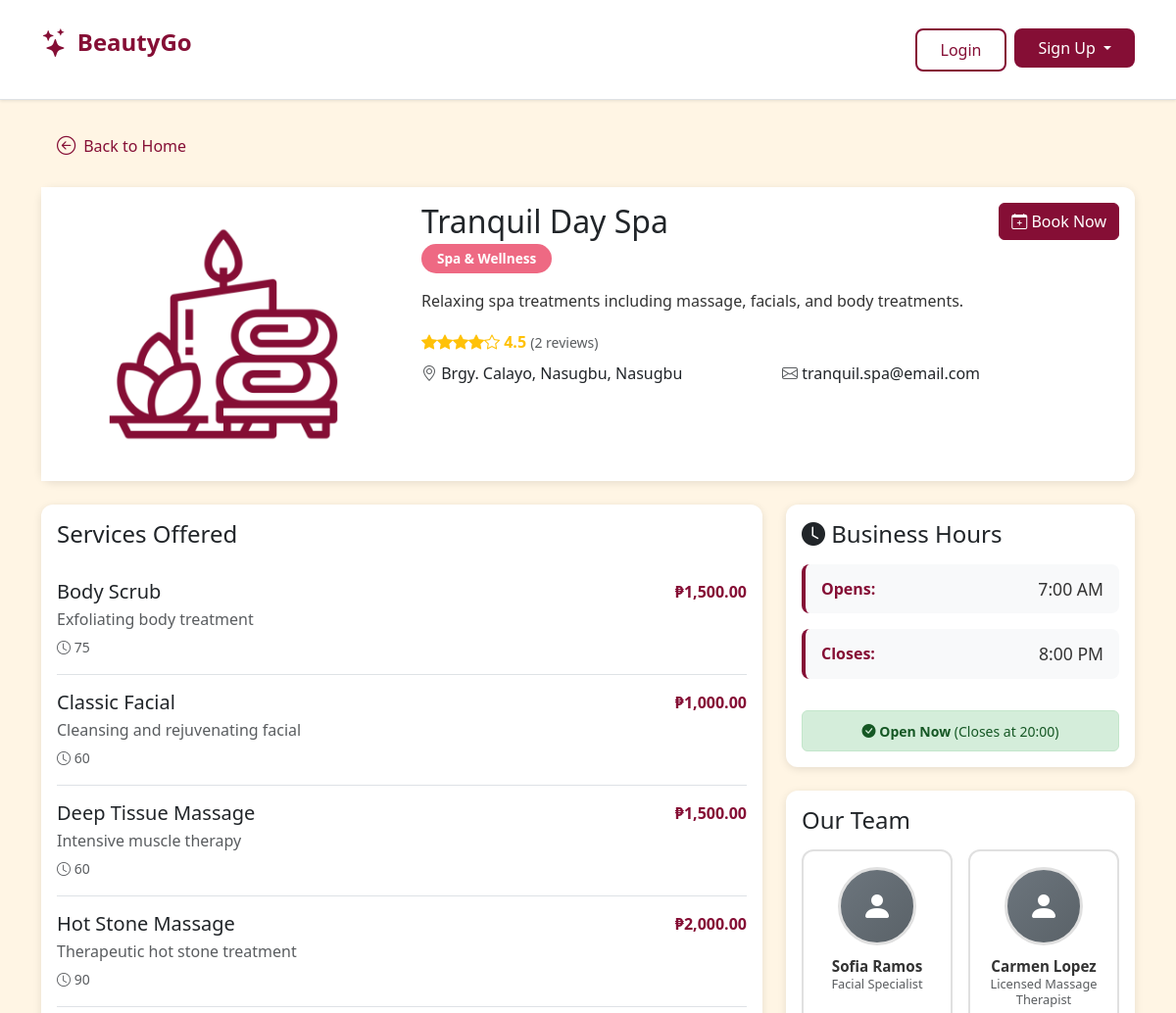
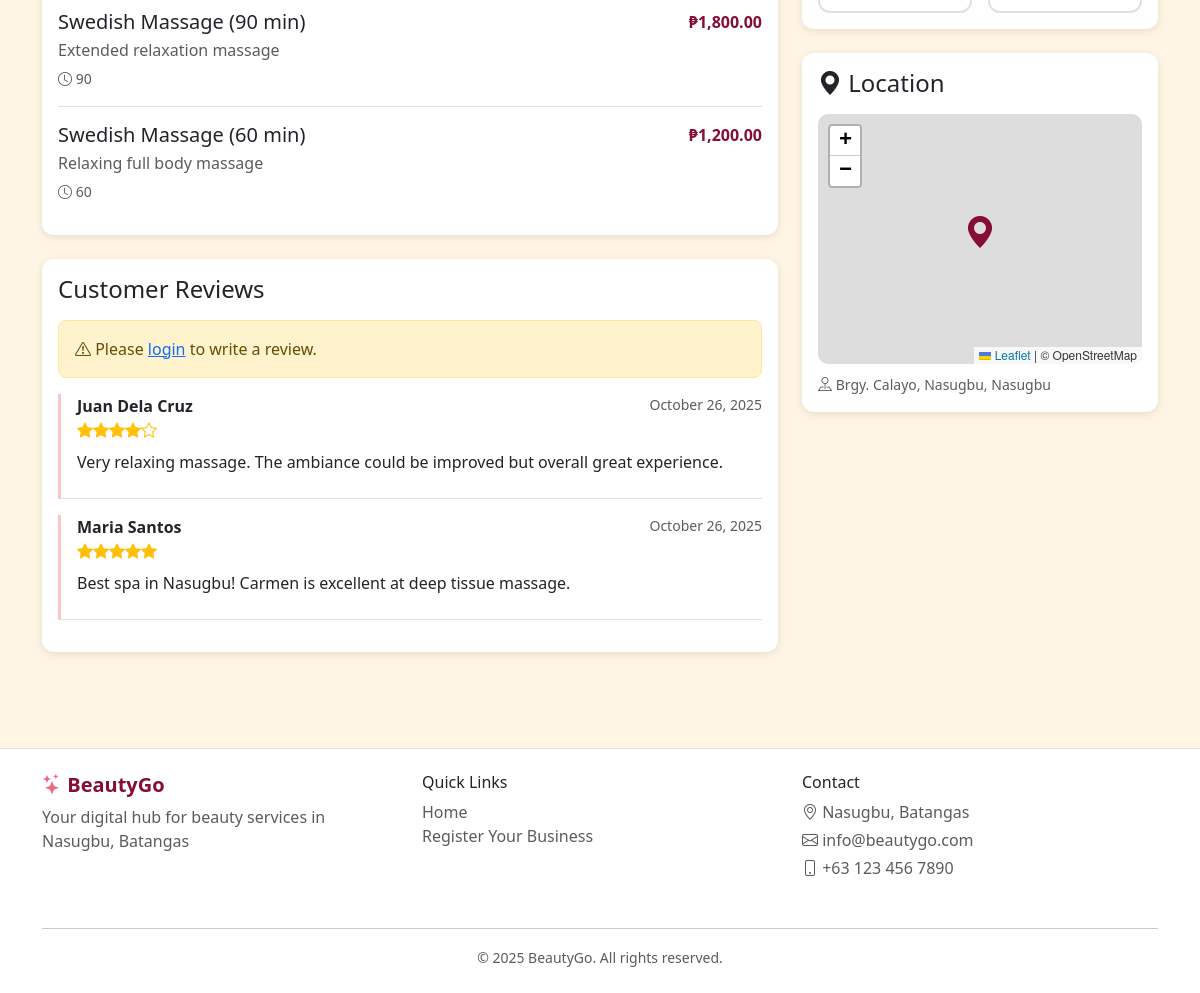
/business-detail.php?id=2, run on the app's committed database (2 pictures, top to bottom).
### tables this page shows
CREATE TABLE `businesses` (
  `business_id` int(11) NOT NULL,
  `business_name` varchar(255) DEFAULT NULL,
  `business_type` varchar(255) DEFAULT NULL,
  `business_desc` text DEFAULT NULL,
  `business_num` varchar(255) DEFAULT NULL,
  `business_email` varchar(255) DEFAULT NULL,
  `business_password` varchar(255) DEFAULT NULL,
  `business_address` varchar(255) DEFAULT NULL,
  `opening_hour` time NOT NULL,
  `closing_hour` time NOT NULL,
  `city` varchar(50) NOT NULL,
  `location` point DEFAULT NULL
);

CREATE TABLE `services` (
  `service_id` int(11) NOT NULL,
  `business_id` int(11) DEFAULT NULL,
  `service_name` varchar(255) DEFAULT NULL,
  `service_type` varchar(255) DEFAULT NULL,
  `service_desc` text DEFAULT NULL,
  `cost` decimal(10,2) DEFAULT NULL COMMENT 'Price in PHP',
  `duration` int(11) DEFAULT NULL COMMENT 'Duration in minutes'
);

CREATE TABLE `reviews` (
  `review_id` int(11) NOT NULL,
  `customer_id` int(11) DEFAULT NULL,
  `business_id` int(11) DEFAULT NULL,
  `review_date` timestamp NULL DEFAULT current_timestamp() COMMENT 'when it was created',
  `rating` decimal(2,1) DEFAULT NULL,
  `review_text` text DEFAULT NULL,
  `review_img1` longblob DEFAULT NULL,
  `review_img2` longblob DEFAULT NULL,
  `review_img3` longblob DEFAULT NULL,
  `review_img4` longblob DEFAULT NULL,
  `review_img5` longblob DEFAULT NULL
);

CREATE TABLE `customers` (
  `customer_id` int(11) NOT NULL,
  `fname` varchar(255) DEFAULT NULL,
  `mname` varchar(255) DEFAULT NULL,
  `surname` varchar(255) DEFAULT NULL,
  `cstmr_num` varchar(255) DEFAULT NULL,
  `cstmr_email` varchar(255) DEFAULT NULL,
  `cstmr_password` varchar(255) DEFAULT NULL,
  `cstmr_address` varchar(255) DEFAULT NULL,
  `registration_date` timestamp NOT NULL DEFAULT current_timestamp(),
  `profile_pic` longblob DEFAULT NULL
);

CREATE TABLE `employees` (
  `employ_id` int(11) NOT NULL,
  `service_id` int(11) DEFAULT NULL,
  `business_id` int(11) DEFAULT NULL,
  `employ_fname` varchar(255) NOT NULL,
  `employ_lname` varchar(255) NOT NULL,
  `employ_bio` text DEFAULT NULL,
  `specialization` varchar(50) NOT NULL,
  `skills` varchar(255) NOT NULL,
  `employ_status` varchar(255) NOT NULL,
  `employ_img` longblob DEFAULT NULL
);

### business-detail.php (the view, shortened to what the rows shown need)
<?php
require_once 'backend/function_utilities.php';
require_once 'backend/function_businesses.php';
require_once 'backend/function_services.php';
require_once 'backend/function_employees.php';
require_once 'backend/function_reviews.php';
$businessId = $_GET['id'] ?? '';
$business = getBusinessById($businessId);
$services = getBusinessServices($businessId);
$staff = getBusinessEmployees($businessId);
$reviews = getBusinessReviews($businessId);
$albumImages = [];
if (empty($albumImages)) {
    $defaultImages = [
        'hair salon' => 'resources/salon.png',
        'spa & wellness' => 'resources/spa.png',
        'barbershop' => 'resources/barbers.png',
        'beauty clinic' => 'resources/clinic.png',
        'nail salon' => 'resources/nails.png'
    ];
    $businessType = strtolower($business['business_type'] ?? 'salon');
    $defaultImage = $defaultImages[$businessType] ?? 'resources/default.png';
    $albumImages = [$defaultImage];
}
include 'includes/header.php';
?>
<link rel="stylesheet" href="css/business-detail.css">
<link rel="stylesheet" href="https://unpkg.com/leaflet@1.9.4/dist/leaflet.css" />
<main>
    <div class="container my-4">
        <div class="card mb-4">
            <div class="row g-0">
                <div class="col-md-4">
                    <div class="slideshow-container">
                        <div class="slides-wrapper">
                            <?php foreach ($albumImages as $index => $image): ?>
                                <div class="slide <?php echo $index === 0 ? 'active' : ''; ?>">
                                    <img src="<?php echo htmlspecialchars($image); ?>" alt="<?php echo htmlspecialchars($business['business_name']); ?> - Image <?php echo $index + 1; ?>">
                                </div>
                            <?php endforeach; ?>
                        </div>
                    </div>
                </div>
                <div class="col-md-8">
                    <div class="card-body">
                        <div class="d-flex justify-content-between align-items-start mb-3">
                            <div>
                                <h2 class="mb-1"><?php echo htmlspecialchars($business['business_name']); ?></h2>
                                <span class="badge badge-rose"><?php echo ucfirst($business['business_type']); ?></span>
                            </div>
                                <?php if (isBusinessLoggedIn()): ?>
                                    <span class="badge bg-secondary" style="padding: 10px 20px; font-size: 14px;">
                                        <i class="bi bi-info-circle"></i> Business View Only
                                    </span>
                                <?php elseif (isCustomerLoggedIn()): ?>
                                    <a href="booking.php?business_id=<?php echo $business['business_id']; ?>" class="btn btn-primary">
                                        <i class="bi bi-calendar-plus"></i> Book Now
                                    </a>
                                <?php else: ?>
                                    <button class="btn btn-primary" onclick="showLoginModal(event)">
                                    </button>
                                <?php endif; ?>
                        </div>
                        <p class="business-description"><?php echo htmlspecialchars($business['business_desc'] ?? ''); ?></p>
                        <div class="mb-2">
                            <div class="rating mb-2">
                            </div>
                        </div>
                        <div class="row">
                            <div class="col-md-6">
                                <p class="mb-2">
                                    <i class="bi bi-geo-alt text-muted"></i>
                                    <?php echo htmlspecialchars($business['business_address'] ?? ''); ?><?php if (!empty($business['city'])) echo ', ' . htmlspecialchars($business['city']); ?>
                                </p>
                            </div>
                            <div class="col-md-6">
                                <p class="mb-2">
                                    <i class="bi bi-envelope text-muted"></i>
                                    <?php echo htmlspecialchars($business['business_email'] ?? ''); ?>
                                </p>
                            </div>
                        </div>
                    </div>
                </div>
            </div>
        </div>
        <div class="row">
            <div class="col-lg-8">
                <div class="card mb-4">
                    <div class="card-body">
                        <?php if (empty($services)): ?>
                            <div class="empty-state py-3">
                                <i class="bi bi-clipboard-x"></i>
                                <p>No services listed yet</p>
                            </div>
                        <?php else: ?>
                            <?php foreach ($services as $service): ?>
                                <div class="service-item">
                                    <div class="d-flex justify-content-between align-items-start">
                                        <div>
                                            <h5 class="mb-1"><?php echo htmlspecialchars($service['service_name']); ?></h5>
                                            <p class="text-muted mb-1"><?php echo htmlspecialchars($service['service_desc'] ?? ''); ?></p>
                                            <small class="text-muted">
                                                <i class="bi bi-clock"></i> <?php echo htmlspecialchars($service['duration']); ?>
                                            </small>
                                        </div>
                                        <div class="text-end">
                                            <strong style="color: var(--color-burgundy);">₱<?php echo number_format($service['cost'], 2); ?></strong>
                                        </div>
                                    </div>
                                </div>
                            <?php endforeach; ?>
                        <?php endif; ?>
                    </div>
                </div>
                <div class="card mb-4" id="reviews">
                    <div class="card-body">
                        <?php if (empty($reviews)): ?>
                            <div class="empty-state py-3">
                                <i class="bi bi-chat-square-text"></i>
                                <p>No reviews yet. Be the first to review!</p>
                            </div>
                        <?php else: ?>
                            <?php foreach ($reviews as $review): ?>
                                <div class="review-item mb-3 pb-3 border-bottom">
                                    <div class="d-flex justify-content-between align-items-start mb-2">
                                        <div>
                                            <strong><?php echo htmlspecialchars(($review['customer_fname'] ?? '') . ' ' . ($review['customer_lname'] ?? '')); ?></strong>
                                            <div class="rating">
                                                <?php
                                                for ($i = 1; $i <= 5; $i++) {
                                                    if ($i <= ($review['rating'] ?? 0)) {
                                                        echo '<i class="bi bi-star-fill"></i>';
                                                    } else {
                                                        echo '<i class="bi bi-star"></i>';
                                                    }
                                                }
                                                ?>
                                            </div>
                                        </div>
                                        <small class="text-muted"><?php echo formatDate($review['review_date'] ?? ''); ?></small>
                                    </div>
                                    <p class="mb-2"><?php echo htmlspecialchars($review['review_text'] ?? ''); ?></p>
                                </div>
                            <?php endforeach; ?>
                        <?php endif; ?>
                    </div>
                </div>
            </div>
            <div class="col-lg-4">
                <div class="card mb-4">
                    <div class="card-body">
                        <?php
                        $openingHour = $business['opening_hour'] ?? null;
                        $closingHour = $business['closing_hour'] ?? null;
                        if (!empty($openingHour) && !empty($closingHour)):
                        ?>
                            <div class="business-hours">
                                <div class="hours-item">
                                    <strong>Opens:</strong>
                                    <span class="hours-time"><?php echo date('g:i A', strtotime($openingHour)); ?></span>
                                </div>
                                <div class="hours-item">
                                    <strong>Closes:</strong>
                                    <span class="hours-time"><?php echo date('g:i A', strtotime($closingHour)); ?></span>
                                </div>
                                <div class="hours-status mt-3 p-2 rounded text-center" id="businessStatus">
                                    <small id="statusText"></small>
                                </div>
                            </div>
                        <?php else: ?>
                            <div class="empty-state py-3">
                                <p class="text-muted">Business hours not available</p>
                            </div>
                        <?php endif; ?>
                    </div>
                </div>
<div class="card mb-4">
    <div class="card-body">
        <?php if (empty($staff)): ?>
            <div class="empty-state py-3">
                <i class="bi bi-people"></i>
                <p>No staff listed yet</p>
            </div>
        <?php else: ?>
            <div class="staff-grid">
                <?php foreach ($staff as $member): ?>
                    <?php
                    $employeeName = trim(($member['employ_fname'] ?? '') . ' ' . ($member['employ_lname'] ?? '')) ?: 'Staff Member';
                    $imageDataUrl = '';
                    $memberData = [
                        'employ_id' => $member['employ_id'] ?? '',
                        'employ_fname' => $member['employ_fname'] ?? '',
                        'employ_lname' => $member['employ_lname'] ?? '',
                        'specialization' => $member['specialization'] ?? 'No specialization',
                        'skills' => $member['skills'] ?? 'No skills listed',
                        'employ_bio' => $member['employ_bio'] ?? 'No bio available',
                        'employ_status' => $member['employ_status'] ?? 'available',
                        'employ_img_url' => $imageDataUrl
                    ];
                    $memberDataJson = htmlspecialchars(json_encode($memberData), ENT_QUOTES, 'UTF-8');
                    ?>
                    <div class="staff-member"
                         onclick='openStaffModal(<?php echo $memberDataJson; ?>)'
                         role="button"
                         tabindex="0"
                         onkeypress="if(event.key==='Enter') openStaffModal(<?php echo $memberDataJson; ?>)">
                        <?php if (!empty($imageDataUrl)): ?>
                            <img src="<?php echo htmlspecialchars($imageDataUrl); ?>"
                                 alt="<?php echo htmlspecialchars($employeeName); ?>">
                        <?php else: ?>
                            <div class="staff-placeholder">
                                <i class="bi bi-person-fill"></i>
                            </div>
                        <?php endif; ?>
                        <h6 class="mb-0"><?php echo htmlspecialchars($employeeName); ?></h6>
                        <small class="text-muted"><?php echo htmlspecialchars($member['specialization'] ?? ''); ?></small>
                    </div>
                <?php endforeach; ?>
            </div>
        <?php endif; ?>
    </div>
</div>
                <div class="card mb-4">
                    <div class="card-body">
                        <div class="mt-2">
                            <small class="text-muted">
                                <i class="bi bi-pin-map"></i>
                                <?php echo htmlspecialchars($business['business_address'] ?? ''); ?><?php if (!empty($business['city'])) echo ', ' . htmlspecialchars($business['city']); ?>
                            </small>
                        </div>
                    </div>
                </div>
            </div>
        </div>
    </div>
</main>
<?php include 'includes/footer.php'; ?>

### data on the page
businesses: business_name "Tranquil Day Spa", business_type "Spa & Wellness", business_desc "Relaxing spa treatments including massage, facials, and body treatments.", business_address "Brgy. Calayo, Nasugbu", city "Nasugbu", business_email "tranquil.spa@email.com", opening_hour "7:00 AM", closing_hour "8:00 PM"
services: service_name "Body Scrub", service_desc "Exfoliating body treatment", duration "75", cost "1,500.00"
services: service_name "Classic Facial", service_desc "Cleansing and rejuvenating facial", duration "60", cost "1,000.00"
services: service_name "Deep Tissue Massage", service_desc "Intensive muscle therapy", duration "60", cost "1,500.00"
services: service_name "Hot Stone Massage", service_desc "Therapeutic hot stone treatment", duration "90", cost "2,000.00"
services: service_name "Swedish Massage (90 min)", service_desc "Extended relaxation massage", duration "90", cost "1,800.00"
services: service_name "Swedish Massage (60 min)", service_desc "Relaxing full body massage", duration "60", cost "1,200.00"
reviews: customer.surname "Juan Dela Cruz", rating 4 (drawn), review_date "October 26, 2025", review_text "Very relaxing massage. The ambiance could be improved but overall great experience."
reviews: customer.surname "Maria Santos", rating 5 (drawn), review_date "October 26, 2025", review_text "Best spa in Nasugbu! Carmen is excellent at deep tissue massage."
employees: employeeName "Sofia Ramos", specialization "Facial Specialist"
employees: employeeName "Carmen Lopez", specialization "Licensed Massage Therapist"

### other printed values
$averageRating "4.5"
count($reviews) "2"
